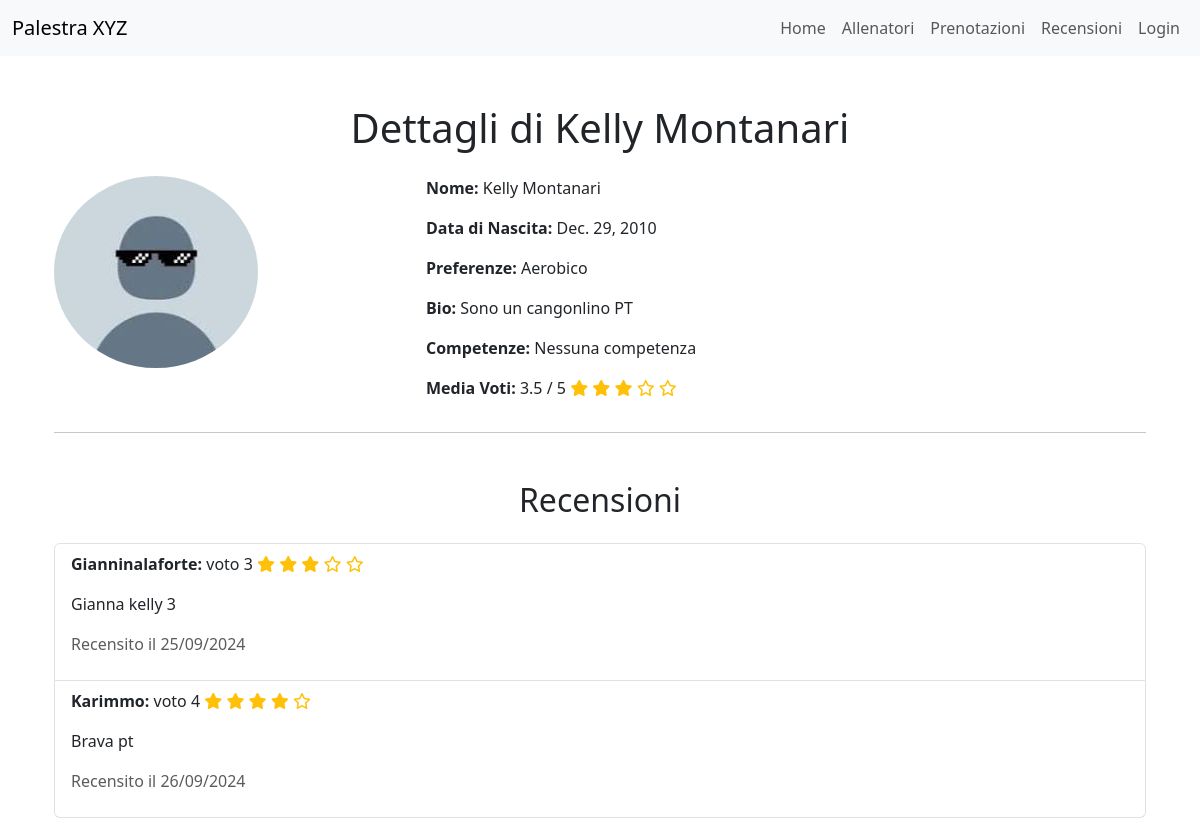
Screenshot of /trainers/detail/5/ with the database file from the repository.
### trainers/models.py (models this page shows, shortened)
class PersonalTrainer(models.Model):
    user = models.OneToOneField(User, on_delete=models.CASCADE)
    nome = models.CharField(max_length=100)
    cognome = models.CharField(max_length=100)
    data_di_nascita = models.DateField()
    bio = models.TextField(max_length=500)
    SCELTA_PREFERENZE = [
        ("BB", "BodyBuilding"),
        ("PL", "PowerLifting"),
        ("CL", "Calisthenics"),
        ("ST", "StrongMen"),
        ("YG", "Yoga"),
        ("PS", "Pilates"),
        ("AR", "Aerobico")
    ]
    preferenze = models.CharField(max_length=2, choices=SCELTA_PREFERENZE)
    immagine_profilo = models.ImageField(upload_to=foto_profilo_upload_path, blank=True, null=True)
    competenze = models.TextField(max_length=500, default='Nessuna competenza')
    class Meta:
        verbose_name = "Personal Trainer"
        verbose_name_plural = "Personal Trainers"

### reviews/models.py (models this page shows, shortened)
class Recensione(models.Model):
    registrato_utente = models.ForeignKey(RegistratoUtente, on_delete=models.CASCADE)
    personal_trainer = models.ForeignKey(PersonalTrainer, on_delete=models.CASCADE)
    recensione_testuale = models.TextField(max_length=500)
    voto = models.PositiveSmallIntegerField(choices=[(i, str(i)) for i in range(1, 6)])  # Voti da 1 a 5 stelle
    data_recensione = models.DateTimeField(auto_now_add=True)
    class Meta:
        verbose_name_plural = "Recensioni"
        constraints = [
            models.UniqueConstraint(fields=['registrato_utente', 'personal_trainer'], name='unique_recensione_per_trainer')
        ]

### accounts/models.py (models this page shows, shortened)
class RegistratoUtente(models.Model):
    user = models.OneToOneField(User, on_delete=models.CASCADE)
    nome = models.CharField(max_length=100)
    cognome = models.CharField(max_length=100)
    data_nascita = models.DateField()
    bio = models.TextField(max_length=500)
    SCELTA_PREFERENZE = [
        ("BB", "BodyBuilding"),
        ("PL", "PowerLifting"),
        ("CL", "Calisthenics"),
        ("ST", "StrongMen"),
        ("YG", "Yoga"),
        ("PS", "Pilates"),
        ("AR", "Aerobico")
    ]
    preferenze = models.CharField(max_length=2, choices=SCELTA_PREFERENZE)
    class Meta:
        verbose_name_plural = "UtentiRegistrati"

### trainers/views.py (the view)
# urls.py: path('detail/<pk>/', PersonalTrainerReviewDetailView.as_view(), name='personal_trainer_review'),
class PersonalTrainerReviewDetailView(DetailView):
    model = PersonalTrainer
    template_name = 'trainers/personal_trainer_review_detail.html'
    context_object_name = 'personal_trainer'
    def get_context_data(self, **kwargs):
        context = super().get_context_data(**kwargs)
        context['media_voti'] = Recensione.objects.filter(personal_trainer=self.object).aggregate(Avg('voto'))['voto__avg']
        context['recensioni'] = Recensione.objects.filter(personal_trainer=self.object)
        return context

### trainers/templates/trainers/personal_trainer_review_detail.html (shortened to what this page needs)
{% extends "trainers/base.html" %}
{% block content %}
    {% load static %}
<div class="container mt-5">
    <h1 class="text-center mb-4">Dettagli di {{ personal_trainer.nome }} {{ personal_trainer.cognome }}</h1>
    <div class="row">
        <div class="col-md-4">
            {% if personal_trainer.immagine_profilo %}
                <img src="{{ personal_trainer.immagine_profilo.url }}" alt="Immagine profilo" class="img-fluid rounded-circle" style="max-width: 100%;">
            {% else %}
                <img src="{% static 'imgs/mia_foto.jpeg' %}" alt="Immagine profilo" class="img-fluid rounded-circle" style="max-width: 100%;">
            {% endif %}
        </div>
        <div class="col-md-8">
            <p><strong>Nome:</strong> {{ personal_trainer.nome }} {{ personal_trainer.cognome }}</p>
            <p><strong>Data di Nascita:</strong> {{ personal_trainer.data_di_nascita }}</p>
            <p><strong>Preferenze:</strong> {{ personal_trainer.get_preferenze_display }}</p>
            <p><strong>Bio:</strong> {{ personal_trainer.bio }}</p>
            <p><strong>Competenze:</strong> {{ personal_trainer.competenze }}</p>
            <p><strong>Media Voti:</strong>
                {% if media_voti %}
                    {{ media_voti|floatformat:1 }} / 5
                    <span>
                        {% for i in "12345" %}
                            {% if i <= media_voti|floatformat %}
                                <i class="fas fa-star text-warning"></i>
                            {% else %}
                                <i class="far fa-star text-warning"></i>
                            {% endif %}
                        {% endfor %}
                    </span>
                {% else %}
                    Nessuna recensione
                {% endif %}
            </p>
        </div>
    </div>
    <hr>
    <div class="mt-5">
        <h2 class="text-center">Recensioni</h2>
        {% if recensioni %}
            <ul class="list-group mt-4">
                {% for recensione in recensioni %}
                    <li class="list-group-item">
                        <p><strong>{{ recensione.registrato_utente.user }}:</strong>  voto {{ recensione.voto }}
                            <span>
                                {% for i in "12345" %}
                                    {% if i <= recensione.voto|floatformat %}
                                        <i class="fas fa-star text-warning"></i>
                                    {% else %}
                                        <i class="far fa-star text-warning"></i>
                                    {% endif %}
                                {% endfor %}
                            </span>
                        </p>
                        <p>{{ recensione.recensione_testuale }}</p>
                        <p class="text-muted">Recensito il {{ recensione.data_recensione|date:"d/m/Y" }}</p>
                    </li>
                {% endfor %}
            </ul>
        {% else %}
            <div class="alert alert-info text-center mt-4">
                Nessuna recensione disponibile per questo allenatore.
            </div>
        {% endif %}
    </div>
</div>
{% endblock %}

### trainers/templates/trainers/base.html (style rules this page uses)
body { padding-top: 56px; }

### rows the page displays
PersonalTrainer: nome "Kelly", cognome "Montanari", immagine_profilo (picture), data_di_nascita "Dec. 29, 2010", preferenze "Aerobico", bio "Sono un cangonlino PT", competenze "Nessuna competenza"
Recensione: registrato_utente.user "Gianninalaforte", voto "3", recensione_testuale "Gianna kelly 3", data_recensione "25/09/2024"
Recensione: registrato_utente.user "Karimmo", voto "4", recensione_testuale "Brava pt", data_recensione "26/09/2024"

### other values shown
{{ media_voti|floatformat:1 }} "3.5"
